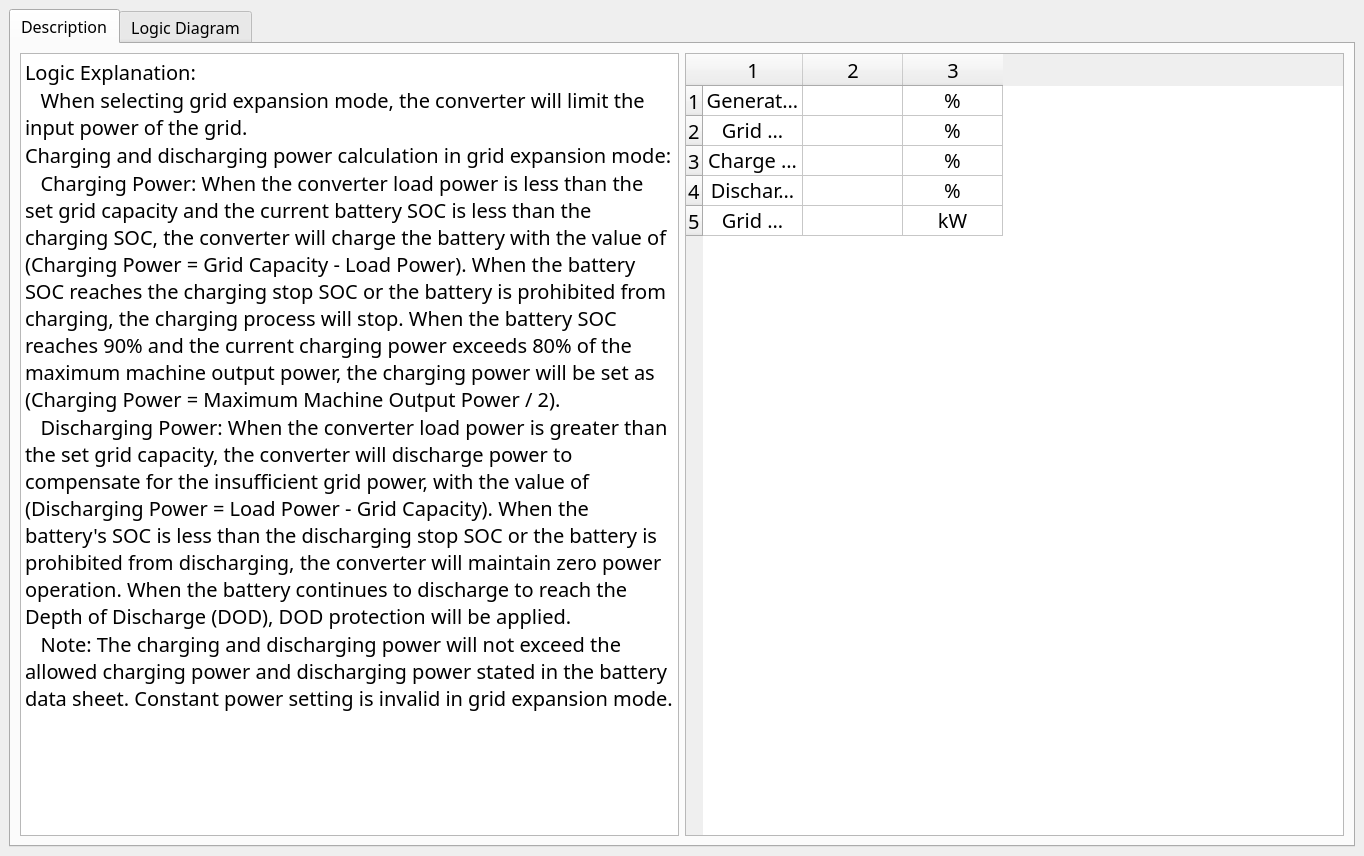
<?xml version="1.0" encoding="UTF-8"?>
<ui version="4.0">
 <class>GridExpansion</class>
 <widget class="QMainWindow" name="GridExpansion">
  <property name="geometry">
   <rect>
    <x>0</x>
    <y>0</y>
    <width>1364</width>
    <height>856</height>
   </rect>
  </property>
  <property name="windowTitle">
   <string>Grid expansion</string>
  </property>
  <widget class="QWidget" name="centralwidget">
   <layout class="QGridLayout" name="gridLayout">
    <item row="0" column="0">
     <widget class="QTabWidget" name="tabWidget">
      <property name="font">
       <font>
        <family>宋体</family>
        <pointsize>12</pointsize>
       </font>
      </property>
      <property name="currentIndex">
       <number>0</number>
      </property>
      <property name="iconSize">
       <size>
        <width>16</width>
        <height>16</height>
       </size>
      </property>
      <widget class="QWidget" name="tab">
       <attribute name="title">
        <string>Description</string>
       </attribute>
       <layout class="QGridLayout" name="gridLayout_4">
        <item row="0" column="0">
         <layout class="QHBoxLayout" name="horizontalLayout_2">
          <item>
           <widget class="QPlainTextEdit" name="plainTextEdit">
            <property name="font">
             <font>
              <family>宋体</family>
              <pointsize>15</pointsize>
             </font>
            </property>
            <property name="readOnly">
             <bool>true</bool>
            </property>
            <property name="plainText">
             <string>Logic Explanation:
   When selecting grid expansion mode, the converter will limit the input power of the grid.
Charging and discharging power calculation in grid expansion mode:
   Charging Power: When the converter load power is less than the set grid capacity and the current battery SOC is less than the charging SOC, the converter will charge the battery with the value of (Charging Power = Grid Capacity - Load Power). When the battery SOC reaches the charging stop SOC or the battery is prohibited from charging, the charging process will stop. When the battery SOC reaches 90% and the current charging power exceeds 80% of the maximum machine output power, the charging power will be set as (Charging Power = Maximum Machine Output Power / 2).
   Discharging Power: When the converter load power is greater than the set grid capacity, the converter will discharge power to compensate for the insufficient grid power, with the value of (Discharging Power = Load Power - Grid Capacity). When the battery's SOC is less than the discharging stop SOC or the battery is prohibited from discharging, the converter will maintain zero power operation. When the battery continues to discharge to reach the Depth of Discharge (DOD), DOD protection will be applied.
   Note: The charging and discharging power will not exceed the allowed charging power and discharging power stated in the battery data sheet. Constant power setting is invalid in grid expansion mode.</string>
            </property>
           </widget>
          </item>
          <item>
           <widget class="QTableWidget" name="tableWidget">
            <property name="font">
             <font>
              <family>宋体</family>
              <pointsize>15</pointsize>
             </font>
            </property>
            <property name="rowCount">
             <number>5</number>
            </property>
            <property name="columnCount">
             <number>3</number>
            </property>
            <row/>
            <row/>
            <row/>
            <row/>
            <row/>
            <column/>
            <column/>
            <column/>
            <item row="0" column="0">
             <property name="text">
              <string>Generator Charge SOC</string>
             </property>
             <property name="textAlignment">
              <set>AlignCenter</set>
             </property>
            </item>
            <item row="0" column="2">
             <property name="text">
              <string>%</string>
             </property>
             <property name="textAlignment">
              <set>AlignCenter</set>
             </property>
            </item>
            <item row="1" column="0">
             <property name="text">
              <string>Grid Charge SOC</string>
             </property>
             <property name="textAlignment">
              <set>AlignCenter</set>
             </property>
            </item>
            <item row="1" column="2">
             <property name="text">
              <string>%</string>
             </property>
             <property name="textAlignment">
              <set>AlignCenter</set>
             </property>
            </item>
            <item row="2" column="0">
             <property name="text">
              <string>Charge Stop SOC</string>
             </property>
             <property name="textAlignment">
              <set>AlignCenter</set>
             </property>
            </item>
            <item row="2" column="2">
             <property name="text">
              <string>%</string>
             </property>
             <property name="textAlignment">
              <set>AlignCenter</set>
             </property>
            </item>
            <item row="3" column="0">
             <property name="text">
              <string>Discharge Stop SOC</string>
             </property>
             <property name="textAlignment">
              <set>AlignCenter</set>
             </property>
            </item>
            <item row="3" column="2">
             <property name="text">
              <string>%</string>
             </property>
             <property name="textAlignment">
              <set>AlignCenter</set>
             </property>
            </item>
            <item row="4" column="0">
             <property name="text">
              <string>Grid capacity</string>
             </property>
             <property name="textAlignment">
              <set>AlignCenter</set>
             </property>
            </item>
            <item row="4" column="2">
             <property name="text">
              <string>kW</string>
             </property>
             <property name="textAlignment">
              <set>AlignCenter</set>
             </property>
            </item>
           </widget>
          </item>
         </layout>
        </item>
       </layout>
      </widget>
      <widget class="QWidget" name="tab_2">
       <attribute name="title">
        <string>Logic Diagram</string>
       </attribute>
       <layout class="QGridLayout" name="gridLayout_3">
        <item row="0" column="0">
         <layout class="QHBoxLayout" name="horizontalLayout" stretch="15,0">
          <item>
           <widget class="QScrollArea" name="scrollArea">
            <property name="widgetResizable">
             <bool>true</bool>
            </property>
            <widget class="QWidget" name="scrollAreaWidgetContents_2">
             <property name="geometry">
              <rect>
               <x>0</x>
               <y>0</y>
               <width>1190</width>
               <height>779</height>
              </rect>
             </property>
             <layout class="QGridLayout" name="gridLayout_2">
              <item row="0" column="0">
               <widget class="QLabel" name="label">
                <property name="sizePolicy">
                 <sizepolicy hsizetype="Expanding" vsizetype="Expanding">
                  <horstretch>0</horstretch>
                  <verstretch>0</verstretch>
                 </sizepolicy>
                </property>
                <property name="styleSheet">
                 <string notr="true"/>
                </property>
                <property name="text">
                 <string/>
                </property>
               </widget>
              </item>
             </layout>
            </widget>
           </widget>
          </item>
          <item>
           <layout class="QVBoxLayout" name="verticalLayout">
            <item>
             <spacer name="verticalSpacer">
              <property name="orientation">
               <enum>Qt::Vertical</enum>
              </property>
              <property name="sizeHint" stdset="0">
               <size>
                <width>20</width>
                <height>40</height>
               </size>
              </property>
             </spacer>
            </item>
            <item>
             <widget class="QPushButton" name="pushButton">
              <property name="minimumSize">
               <size>
                <width>120</width>
                <height>120</height>
               </size>
              </property>
              <property name="font">
               <font>
                <family>宋体</family>
                <pointsize>9</pointsize>
               </font>
              </property>
              <property name="styleSheet">
               <string notr="true">image: url(:/new_ui/UI/重新加载.png);</string>
              </property>
              <property name="text">
               <string>Reload</string>
              </property>
             </widget>
            </item>
            <item>
             <spacer name="verticalSpacer_2">
              <property name="orientation">
               <enum>Qt::Vertical</enum>
              </property>
              <property name="sizeHint" stdset="0">
               <size>
                <width>20</width>
                <height>40</height>
               </size>
              </property>
             </spacer>
            </item>
            <item>
             <widget class="QPushButton" name="pushButton_2">
              <property name="minimumSize">
               <size>
                <width>120</width>
                <height>120</height>
               </size>
              </property>
              <property name="font">
               <font>
                <pointsize>12</pointsize>
               </font>
              </property>
              <property name="text">
               <string>Previous
Page</string>
              </property>
             </widget>
            </item>
           </layout>
          </item>
         </layout>
        </item>
       </layout>
      </widget>
     </widget>
    </item>
   </layout>
  </widget>
 </widget>
 <resources/>
 <connections/>
</ui>
